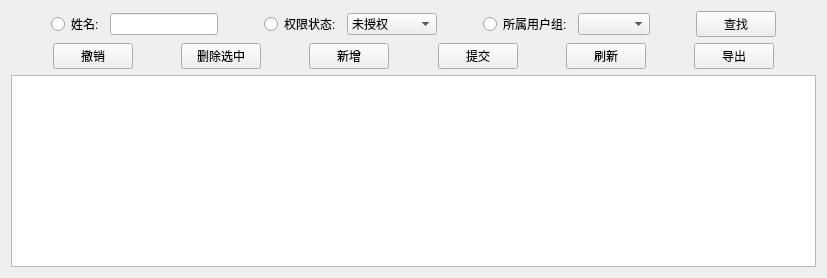
             <widget class="QWidget" name="tab_3">
              <attribute name="title">
               <string>用户信息管理</string>
              </attribute>
              <layout class="QVBoxLayout" name="verticalLayout_9">
               <item>
                <layout class="QVBoxLayout" name="verticalLayout_6">
                 <item>
                  <layout class="QHBoxLayout" name="horizontalLayout_15">
                   <item>
                    <spacer name="horizontalSpacer_67">
                     <property name="orientation">
                      <enum>Qt::Horizontal</enum>
                     </property>
                     <property name="sizeHint" stdset="0">
                      <size>
                       <width>40</width>
                       <height>20</height>
                      </size>
                     </property>
                    </spacer>
                   </item>
                   <item>
                    <widget class="QRadioButton" name="radioButton_6">
                     <property name="text">
                      <string>姓名:</string>
                     </property>
                    </widget>
                   </item>
                   <item>
                    <widget class="QLineEdit" name="lineEdit_6"/>
                   </item>
                   <item>
                    <spacer name="horizontalSpacer_68">
                     <property name="orientation">
                      <enum>Qt::Horizontal</enum>
                     </property>
                     <property name="sizeHint" stdset="0">
                      <size>
                       <width>40</width>
                       <height>20</height>
                      </size>
                     </property>
                    </spacer>
                   </item>
                   <item>
                    <widget class="QRadioButton" name="radioButton_7">
                     <property name="text">
                      <string>权限状态:</string>
                     </property>
                    </widget>
                   </item>
                   <item>
                    <widget class="QComboBox" name="comboBox_5">
                     <item>
                      <property name="text">
                       <string>未授权</string>
                      </property>
                     </item>
                     <item>
                      <property name="text">
                       <string>期间授权</string>
                      </property>
                     </item>
                     <item>
                      <property name="text">
                       <string>永久授权</string>
                      </property>
                     </item>
                     <item>
                      <property name="text">
                       <string>权限过期</string>
                      </property>
                     </item>
                     <item>
                      <property name="text">
                       <string>权限未到</string>
                      </property>
                     </item>
                     <item>
                      <property name="text">
                       <string>列入黑名单</string>
                      </property>
                     </item>
                    </widget>
                   </item>
                   <item>
                    <spacer name="horizontalSpacer_69">
                     <property name="orientation">
                      <enum>Qt::Horizontal</enum>
                     </property>
                     <property name="sizeHint" stdset="0">
                      <size>
                       <width>40</width>
                       <height>20</height>
                      </size>
                     </property>
                    </spacer>
                   </item>
                   <item>
                    <widget class="QRadioButton" name="radioButton_12">
                     <property name="text">
                      <string>所属用户组:</string>
                     </property>
                    </widget>
                   </item>
                   <item>
                    <widget class="QComboBox" name="comboBox_8"/>
                   </item>
                   <item>
                    <spacer name="horizontalSpacer_70">
                     <property name="orientation">
                      <enum>Qt::Horizontal</enum>
                     </property>
                     <property name="sizeHint" stdset="0">
                      <size>
                       <width>40</width>
                       <height>20</height>
                      </size>
                     </property>
                    </spacer>
                   </item>
                   <item>
                    <widget class="QPushButton" name="pushButton_20">
                     <property name="minimumSize">
                      <size>
                       <width>75</width>
                       <height>0</height>
                      </size>
                     </property>
                     <property name="text">
                      <string>查找</string>
                     </property>
                     <property name="icon">
                      <iconset>
                       <normaloff>:/image/search.ico</normaloff>:/image/search.ico</iconset>
                     </property>
                    </widget>
                   </item>
                   <item>
                    <spacer name="horizontalSpacer_71">
                     <property name="orientation">
                      <enum>Qt::Horizontal</enum>
                     </property>
                     <property name="sizeHint" stdset="0">
                      <size>
                       <width>40</width>
                       <height>20</height>
                      </size>
                     </property>
                    </spacer>
                   </item>
                  </layout>
                 </item>
                 <item>
                  <layout class="QHBoxLayout" name="horizontalLayout_25">
                   <item>
                    <spacer name="horizontalSpacer_72">
                     <property name="orientation">
                      <enum>Qt::Horizontal</enum>
                     </property>
                     <property name="sizeHint" stdset="0">
                      <size>
                       <width>40</width>
                       <height>20</height>
                      </size>
                     </property>
                    </spacer>
                   </item>
                   <item>
                    <widget class="QPushButton" name="pushButton_11">
                     <property name="minimumSize">
                      <size>
                       <width>75</width>
                       <height>0</height>
                      </size>
                     </property>
                     <property name="text">
                      <string>撤销</string>
                     </property>
                     <property name="icon">
                      <iconset>
                       <normaloff>:/image/undo.png</normaloff>:/image/undo.png</iconset>
                     </property>
                    </widget>
                   </item>
                   <item>
                    <spacer name="horizontalSpacer_75">
                     <property name="orientation">
                      <enum>Qt::Horizontal</enum>
                     </property>
                     <property name="sizeHint" stdset="0">
                      <size>
                       <width>40</width>
                       <height>20</height>
                      </size>
                     </property>
                    </spacer>
                   </item>
                   <item>
                    <widget class="QPushButton" name="pushButton_7">
                     <property name="minimumSize">
                      <size>
                       <width>75</width>
                       <height>0</height>
                      </size>
                     </property>
                     <property name="text">
                      <string>删除选中</string>
                     </property>
                     <property name="icon">
                      <iconset>
                       <normaloff>:/image/gtk-delete.png</normaloff>:/image/gtk-delete.png</iconset>
                     </property>
                    </widget>
                   </item>
                   <item>
                    <spacer name="horizontalSpacer_73">
                     <property name="orientation">
                      <enum>Qt::Horizontal</enum>
                     </property>
                     <property name="sizeHint" stdset="0">
                      <size>
                       <width>40</width>
                       <height>20</height>
                      </size>
                     </property>
                    </spacer>
                   </item>
                   <item>
                    <widget class="QPushButton" name="pushButton_6">
                     <property name="minimumSize">
                      <size>
                       <width>75</width>
                       <height>0</height>
                      </size>
                     </property>
                     <property name="text">
                      <string>新增</string>
                     </property>
                     <property name="icon">
                      <iconset>
                       <normaloff>:/image/add.png</normaloff>:/image/add.png</iconset>
                     </property>
                    </widget>
                   </item>
                   <item>
                    <spacer name="horizontalSpacer_76">
                     <property name="orientation">
                      <enum>Qt::Horizontal</enum>
                     </property>
                     <property name="sizeHint" stdset="0">
                      <size>
                       <width>40</width>
                       <height>20</height>
                      </size>
                     </property>
                    </spacer>
                   </item>
                   <item>
                    <widget class="QPushButton" name="pushButton_9">
                     <property name="minimumSize">
                      <size>
                       <width>75</width>
                       <height>0</height>
                      </size>
                     </property>
                     <property name="text">
                      <string>提交</string>
                     </property>
                     <property name="icon">
                      <iconset>
                       <normaloff>:/image/confirm.ico</normaloff>:/image/confirm.ico</iconset>
                     </property>
                    </widget>
                   </item>
                   <item>
                    <spacer name="horizontalSpacer_77">
                     <property name="orientation">
                      <enum>Qt::Horizontal</enum>
                     </property>
                     <property name="sizeHint" stdset="0">
                      <size>
                       <width>40</width>
                       <height>20</height>
                      </size>
                     </property>
                    </spacer>
                   </item>
                   <item>
                    <widget class="QPushButton" name="pushButton_10">
                     <property name="minimumSize">
                      <size>
                       <width>75</width>
                       <height>0</height>
                      </size>
                     </property>
                     <property name="text">
                      <string>刷新</string>
                     </property>
                     <property name="icon">
                      <iconset>
                       <normaloff>:/image/gtk-refresh.png</normaloff>:/image/gtk-refresh.png</iconset>
                     </property>
                    </widget>
                   </item>
                   <item>
                    <spacer name="horizontalSpacer_78">
                     <property name="orientation">
                      <enum>Qt::Horizontal</enum>
                     </property>
                     <property name="sizeHint" stdset="0">
                      <size>
                       <width>40</width>
                       <height>20</height>
                      </size>
                     </property>
                    </spacer>
                   </item>
                   <item>
                    <widget class="QPushButton" name="pushButton_64">
                     <property name="minimumSize">
                      <size>
                       <width>75</width>
                       <height>0</height>
                      </size>
                     </property>
                     <property name="text">
                      <string>导出</string>
                     </property>
                     <property name="icon">
                      <iconset>
                       <normaloff>:/image/gtk-save-as.png</normaloff>:/image/gtk-save-as.png</iconset>
                     </property>
                    </widget>
                   </item>
                   <item>
                    <spacer name="horizontalSpacer_79">
                     <property name="orientation">
                      <enum>Qt::Horizontal</enum>
                     </property>
                     <property name="sizeHint" stdset="0">
                      <size>
                       <width>40</width>
                       <height>20</height>
                      </size>
                     </property>
                    </spacer>
                   </item>
                  </layout>
                 </item>
                 <item>
                  <widget class="QTableView" name="tableView_2">
                   <attribute name="horizontalHeaderDefaultSectionSize">
                    <number>150</number>
                   </attribute>
                   <attribute name="horizontalHeaderStretchLastSection">
                    <bool>true</bool>
                   </attribute>
                  </widget>
                 </item>
                </layout>
               </item>
              </layout>
             </widget>
